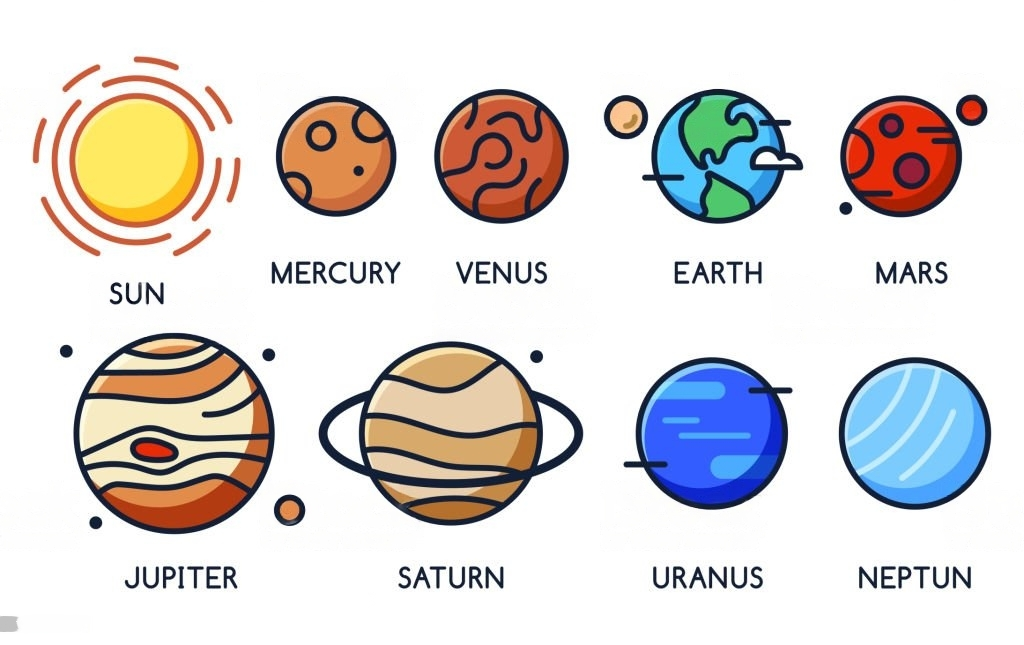
#> input picture Praktikum 14 Segmentasi/Data/tatasurya.jpg, 1024 x 645 px
$ jupyter execute tugas.ipynb   (shell and % lines are left out)
#> lines starting #> are read from the running program, lines starting #| are printed output that depends on the picture; after the words box and inside, x2 and y2 are one past the last pixel; in counts of white or black regions, pixels touching at a corner belong together
[cell 1]
import numpy as np
import cv2
import matplotlib.pyplot as plt

[cell 2]
def display (img,cmap=None) :
    fig = plt.figure(figsize=(10,8))
    ax = fig.add_subplot(111)
    ax.imshow(img,cmap=cmap)

#### Pendekatan simple dengan kontur dan Threshold

[cell 3]
img_coins_ori = cv2.imread('Data/tatasurya.jpg')
#> img_coins_ori is the input picture: shape (645, 1024, 3); mean B, G, R 216.1, 217.6, 221.4
display(img_coins_ori)

#### Proses Median Blurring

[cell 4]
img_blur = cv2.medianBlur(img_coins_ori,5)
display(img_blur)

[cell 5]
gray_img_coins = cv2.cvtColor(img_blur,cv2.COLOR_BGR2GRAY)
display(gray_img_coins, cmap='gray')

#### Binary Threshold

[cell 6]
ret, img_thresh = cv2.threshold(gray_img_coins,160,255,cv2.THRESH_BINARY_INV)
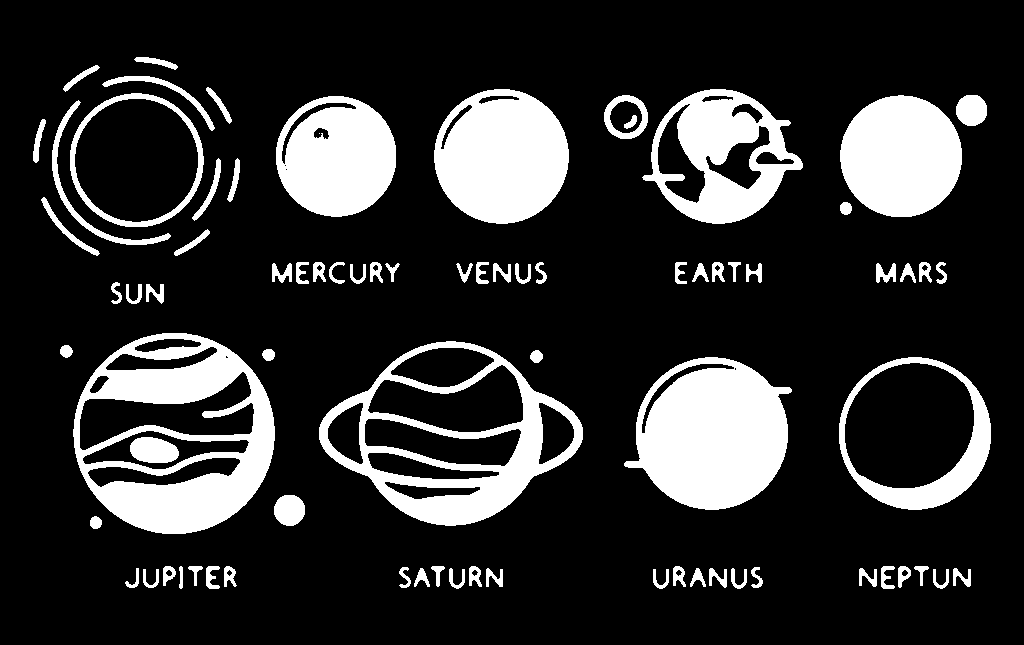
#> img_thresh: shape (645, 1024); 18.3% white; 79 white regions (1 under 20 px)
display(img_thresh, cmap='gray')

#### Find Contur

[cell 7]
contours, hierarchy = cv2.findContours(img_thresh.copy(), cv2.RETR_CCOMP, cv2.CHAIN_APPROX_SIMPLE)
#> contours = 118 contours, 5 with area under 20; largest, box (x1, y1, x2, y2) and area: (73, 333, 275, 534) 31566, (319, 341, 583, 526) 31346, (624, 357, 792, 510) 18272, (839, 357, 991, 510) 18064, (642, 89, 803, 224) 14456

[cell 8]
for i in range(len(contours)):
    if hierarchy[0][i][3] == -1:
        cv2.drawContours(img_coins_ori, contours, i, (255, 0, 0), 1)
#> this loop made 118 passes
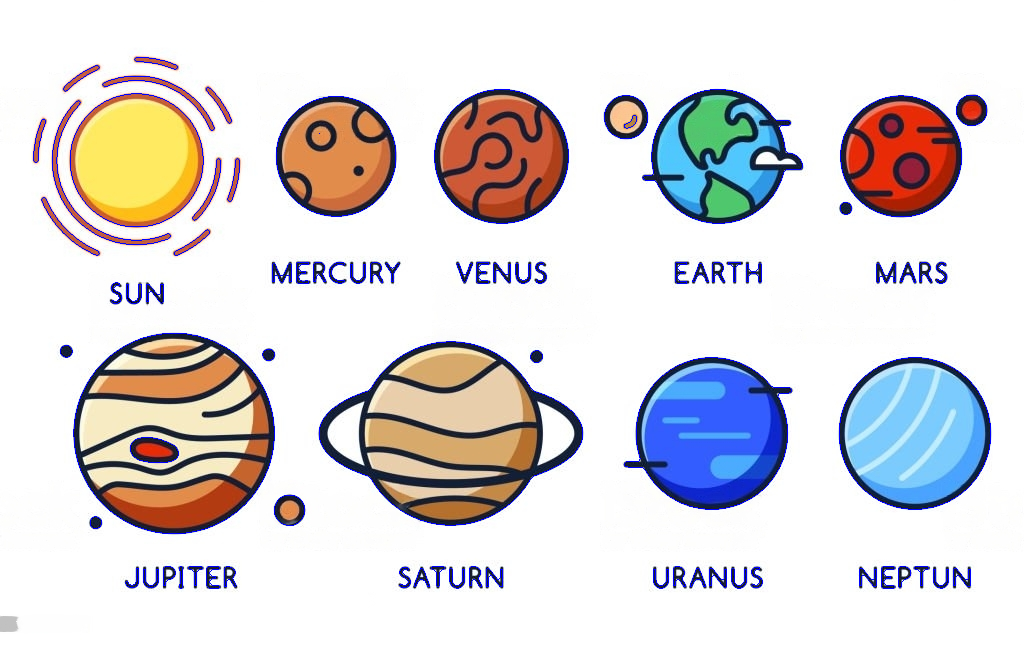
#> img_coins_ori: shape (645, 1024, 3); 1.43% of pixels changed, all inside (x1, y1, x2, y2) = (33, 57, 991, 589)

display(img_coins_ori)

#### Watershed Algorithm
##### Load Gambar

[cell 9]
img = cv2.imread('Data/tatasurya.jpg')
display(img)

##### Median Blur

[cell 10]
img = cv2.medianBlur(img,5)
display(img)

##### Konversi ke image grayscale

[cell 11]
gray = cv2.cvtColor(img,cv2.COLOR_BGR2GRAY)
display(gray, cmap="gray")

##### Threshold (Inverse Binary dengan OTSU)

[cell 12]
ret, thresh = cv2.threshold(gray,0,255,cv2.THRESH_BINARY_INV+cv2.THRESH_OTSU)
#> thresh: shape (645, 1024); 18.6% white; 81 white regions (3 under 20 px), largest, box (x1, y1, x2, y2) and area: (73, 333, 275, 534) 19021, (624, 357, 792, 510) 17966, (434, 89, 569, 224) 14009
#> ret = 168
display(thresh, cmap="gray")

##### Noise Removal

[cell 13]
kernel = np.ones((3,3),np.uint8)
opening = cv2.morphologyEx(thresh,cv2.MORPH_OPEN,kernel, iterations = 2)
#> opening: shape (645, 1024); 17.5% white; 79 white regions, largest, box (x1, y1, x2, y2) and area: (73, 333, 275, 534) 19002, (625, 357, 791, 510) 17960, (434, 89, 569, 224) 14009
display(opening, cmap="gray")

##### Grab Background

[cell 14]
sure_bg = cv2.dilate(opening,kernel,iterations=3)
#> sure_bg: shape (645, 1024); 24.6% white; 62 white regions, largest, box (x1, y1, x2, y2) and area: (70, 330, 278, 537) 28371, (316, 338, 586, 529) 22715, (622, 354, 794, 513) 20559
display(sure_bg, cmap="gray")

##### Find Sure Foreground

[cell 15]
dist_transform=[]
dist_transform = cv2.distanceTransform(opening,cv2.DIST_L2,5)
ret, sure_fg = cv2.threshold(dist_transform,0.7*dist_transform.max(),255,0)
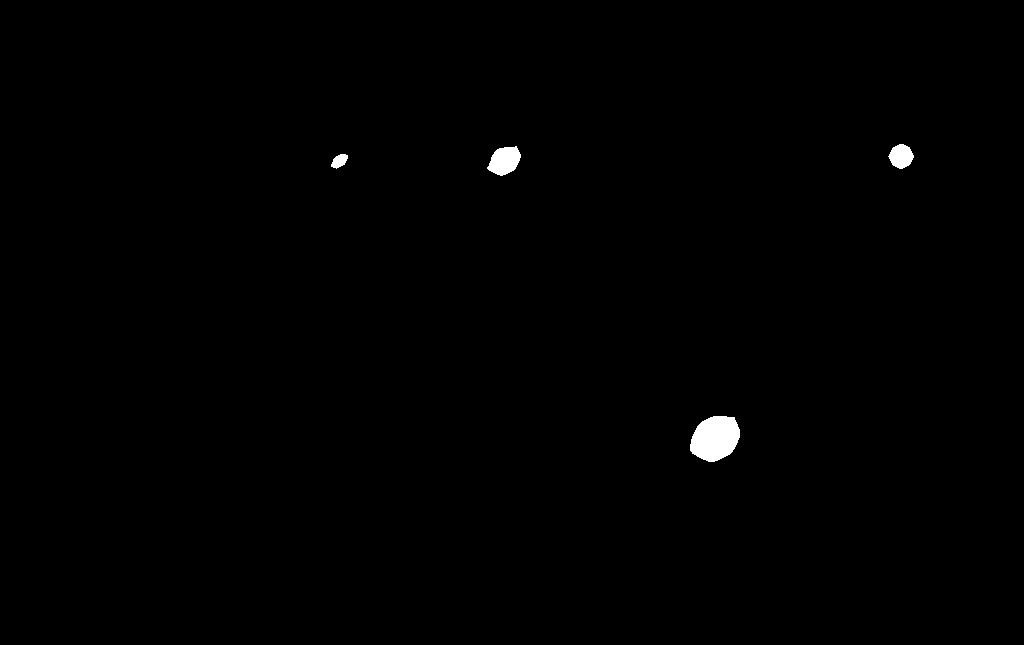
#> sure_fg: shape (645, 1024) float32; 0.47% white; 4 white regions, box (x1, y1, x2, y2) and area: (690, 416, 740, 462) 1753, (487, 146, 521, 176) 703, (888, 144, 914, 169) 454, (331, 154, 348, 169) 166
#> ret = 48.37
display(dist_transform, cmap="gray")
display(sure_fg, cmap="gray")

##### Find Unknown Region

[cell 16]
# Finding unknown region
sure_fg = np.uint8(sure_fg)
unknown = cv2.subtract(sure_bg,sure_fg)
#> unknown: shape (645, 1024); 24.1% white; 62 white regions
display(unknown,cmap='gray')

##### Label Markers of Sure Foreground

[cell 17]
# Marker labelling
ret, markers = cv2.connectedComponents(sure_fg)
#> markers: shape (645, 1024) int32; 5 distinct labels, from 0 to 4
#> ret = 5
markers = markers+1
#> markers: shape (645, 1024) int32; 5 distinct labels, from 1 to 5
markers[unknown==255] = 0
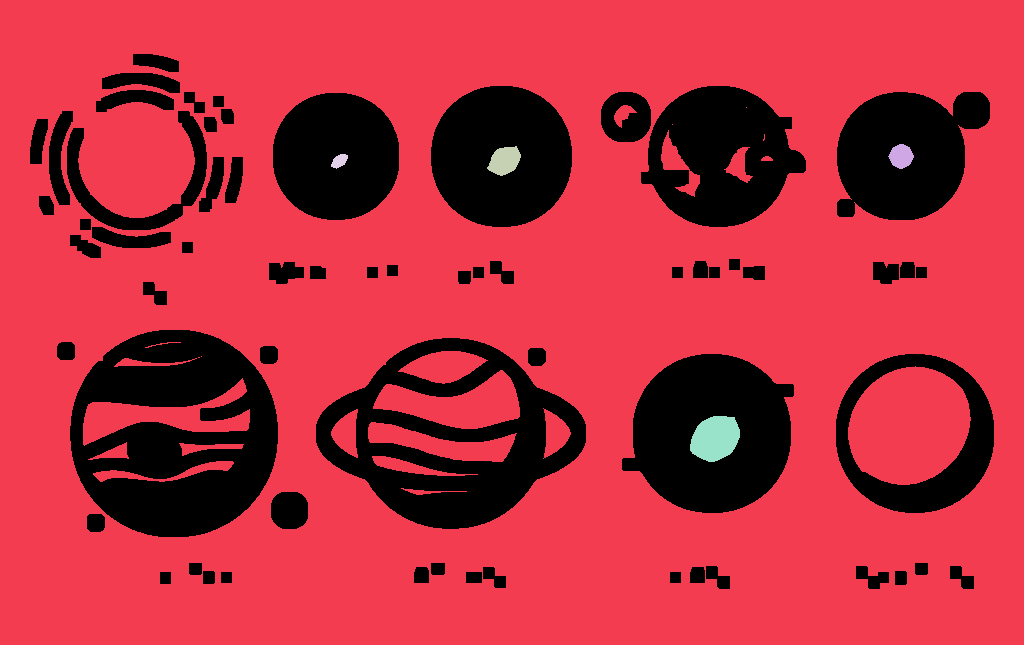
#> markers: shape (645, 1024) int32; 6 distinct labels, from 0 to 5; one colour per label, 0 black
display(markers,cmap='gray')

##### Watershed Algorithm untuk find Markers

[cell 18]
markers = cv2.watershed(img,markers)
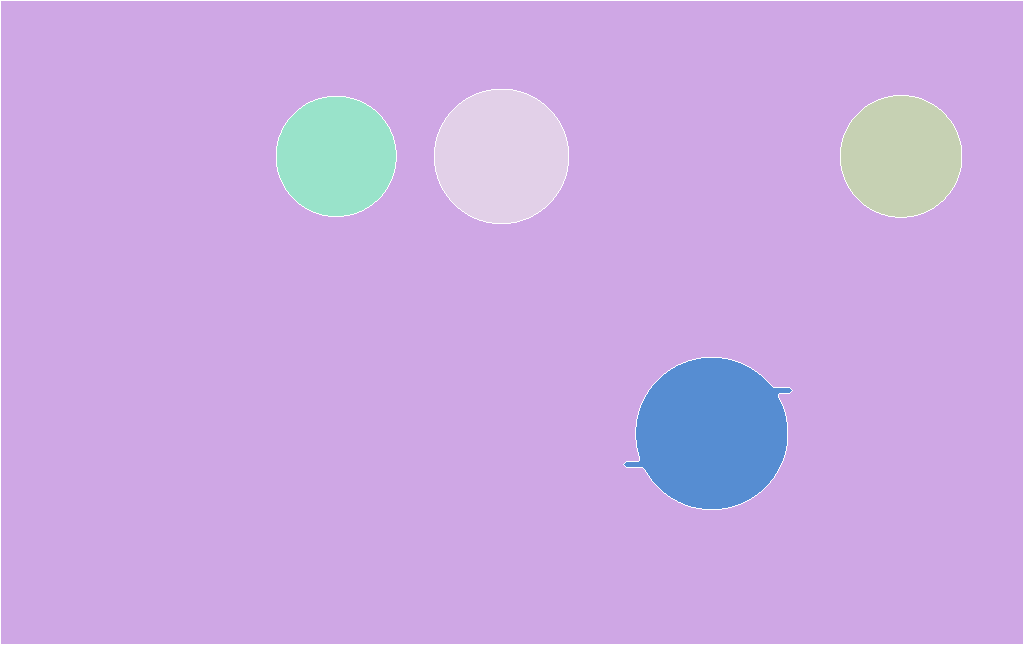
#> markers: shape (645, 1024) int32; 6 distinct labels, from -1 to 5; one colour per label, 0 black, -1 white
display(markers)

##### Find Contours pada Markers

[cell 19]
contours, hierarchy = cv2.findContours(markers.copy(), cv2.RETR_CCOMP, cv2.CHAIN_APPROX_SIMPLE)
#> contours = 9 contours; largest, box (x1, y1, x2, y2) and area: (1, 1, 1023, 644) 655482, (622, 356, 794, 511) 18917, (624, 358, 792, 509) 17949, (433, 88, 570, 225) 14597, (435, 90, 568, 223) 13837

for i in range(len(contours)):
    if hierarchy[0][i][3] == -1:
        cv2.drawContours(img, contours, i, (255, 0, 0), 1)
#> this loop made 9 passes
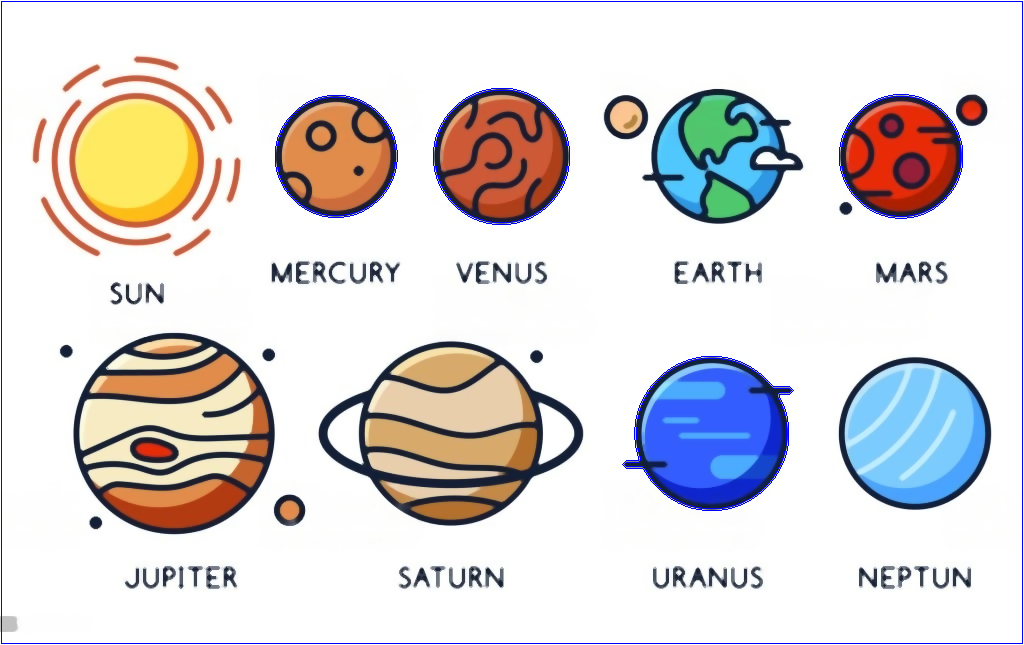
#> img: shape (645, 1024, 3); mean B, G, R 217, 216, 219.9
display(img)
